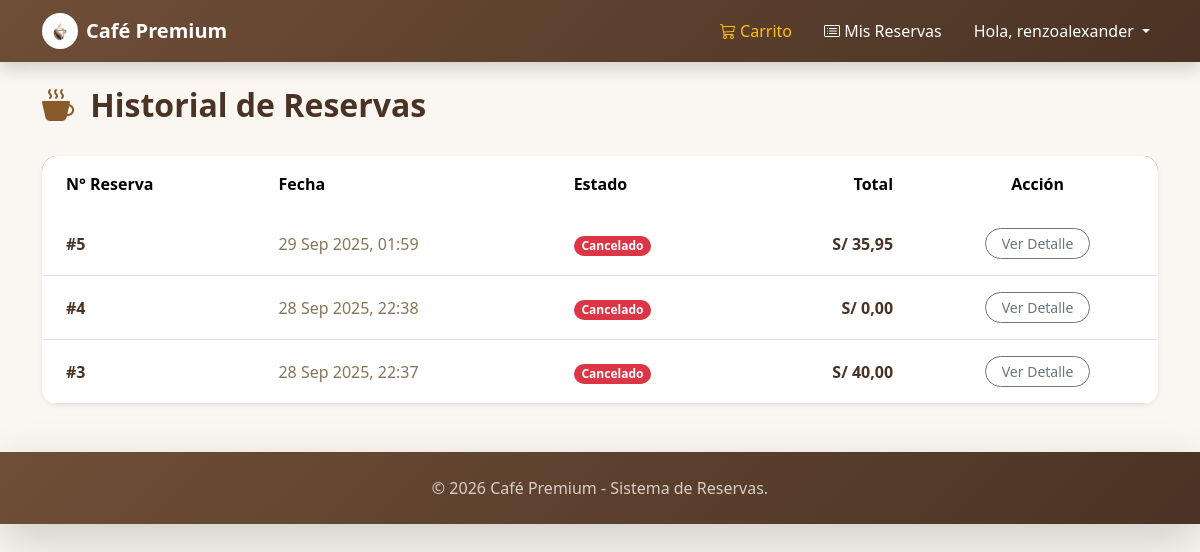
The page /account/history/ (signed in) on the database as committed earlier.
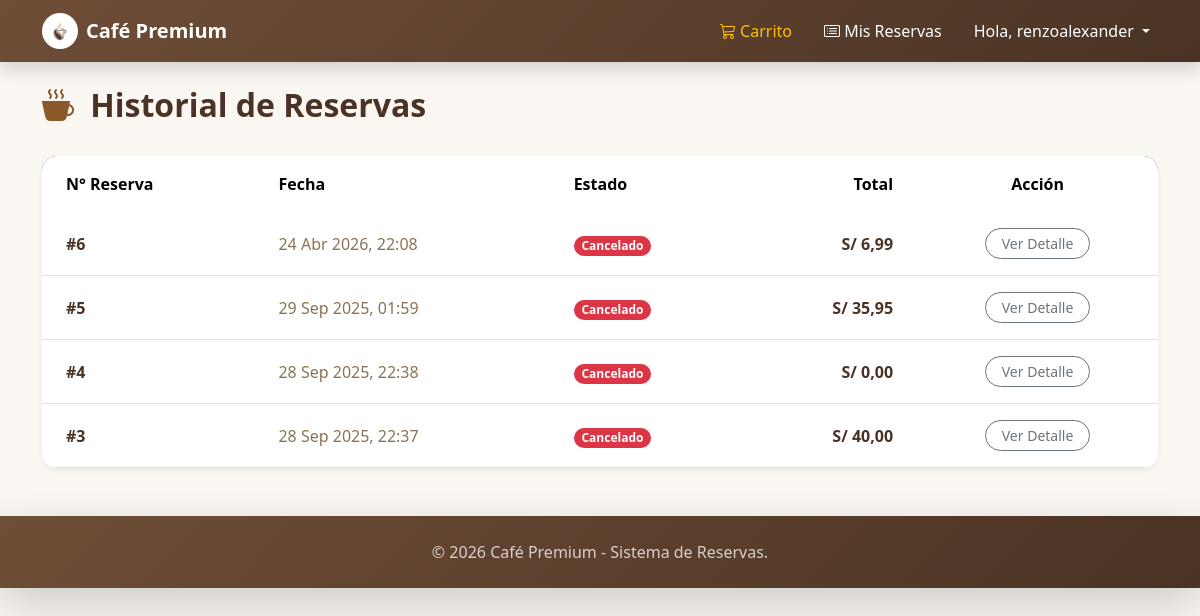
The same page on the database as committed later.
### orders/models.py (models this page shows, shortened)
class Order(models.Model):
    STATUS_CHOICES = (
        ('Pendiente', 'Pendiente'),
        ('Listo', 'Listo para recoger'),
        ('Entregado', 'Entregado'),
        ('Cancelado', 'Cancelado'),
    )
    first_name = models.CharField(max_length=100)
    last_name = models.CharField(max_length=100)
    email = models.EmailField()
    phone = models.CharField(max_length=20, blank=True)
    reference_address = models.CharField(max_length=250, blank=True)
    created = models.DateTimeField(auto_now_add=True)
    status = models.CharField(max_length=20, choices=STATUS_CHOICES, default='Pendiente')
    user = models.ForeignKey(settings.AUTH_USER_MODEL, on_delete=models.SET_NULL, null=True, blank=True)
    class Meta:
        ordering = ['-created']
        indexes = [
            models.Index(fields=['-created'])
        ]
    def get_total_cost(self):
        return sum(item.get_cost() for item in self.items.all())

class OrderItem(models.Model):
    order = models.ForeignKey(Order, related_name='items', on_delete=models.CASCADE)
    product = models.ForeignKey(Product, related_name='order_items', on_delete=models.CASCADE)
    price = models.DecimalField(max_digits=5,
                                decimal_places=2)
    quantity = models.PositiveIntegerField(default=1)
    def get_cost(self):
        return self.price * self.quantity

### usuario/views.py (the view)
# urls.py: path('history/', views.order_history, name='history'),
@login_required
def order_history(request):
    orders = request.user.order_set.all().order_by('-created')
    return render(request, 'account/history.html', {'section':'history', 'orders': orders})

### usuario/templates/account/history.html (shortened to what this page needs)
{% extends "base.html" %}
{% block content %}
<div class="row mt-4 mb-5">
    <div class="col-12">
        <div class="d-flex justify-content-between align-items-center mb-4">
            <h2 class="fw-bold" style="color: var(--coffee-dark);"><i class="bi bi-cup-hot-fill me-2" style="color: var(--caramel);"></i> Historial de Reservas</h2>
        </div>
        <div class="card border-0 shadow-sm" style="border-radius: 15px; overflow: hidden;">
            <div class="table-responsive">
                <table class="table table-hover mb-0 align-middle">
                    <thead style="background: linear-gradient(135deg, var(--coffee-light) 0%, var(--coffee-dark) 100%); color: white;">
                        <tr>
                            <th class="py-3 px-4 border-0">N° Reserva</th>
                            <th class="py-3 px-4 border-0">Fecha</th>
                            <th class="py-3 px-4 border-0">Estado</th>
                            <th class="py-3 px-4 border-0 text-end">Total</th>
                            <th class="py-3 px-4 border-0 text-center">Acción</th>
                        </tr>
                    </thead>
                    <tbody>
                        {% for order in orders %}
                        <tr style="transition: background-color 0.2s;">
                            <td class="px-4 py-3 fw-bold" style="color: var(--coffee-dark);">#{{ order.id }}</td>
                            <td class="px-4 py-3" style="color: var(--text-muted);">{{ order.created|date:"d M Y, H:i" }}</td>
                            <td class="px-4 py-3">
                                {% if order.status == 'pendiente' %}
                                    <span class="badge rounded-pill" style="background-color: var(--caramel);">Pendiente</span>
                                {% elif order.status == 'listo' %}
                                    <span class="badge rounded-pill bg-success">Listo para recoger</span>
                                {% elif order.status == 'entregado' %}
                                    <span class="badge rounded-pill bg-info text-dark">Entregado</span>
                                {% else %}
                                    <span class="badge rounded-pill bg-danger">Cancelado</span>
                                {% endif %}
                            </td>
                            <td class="px-4 py-3 text-end fw-bold" style="color: var(--coffee-dark);">S/ {{ order.get_total_cost|floatformat:2 }}</td>
                            <td class="px-4 py-3 text-center">
                                <a href="{% url 'orders:order_detail' order.id %}" class="btn btn-sm btn-outline-secondary rounded-pill px-3">Ver Detalle</a>
                            </td>
                        </tr>
                        {% endfor %}
                    </tbody>
                </table>
            </div>
        </div>
    </div>
</div>
{% endblock %}

Rows that differ between the two databases and show on the page:
added Order: id "6", created "24 Abr 2026, 22:08", status "Cancelado", get_total_cost "6,99"
